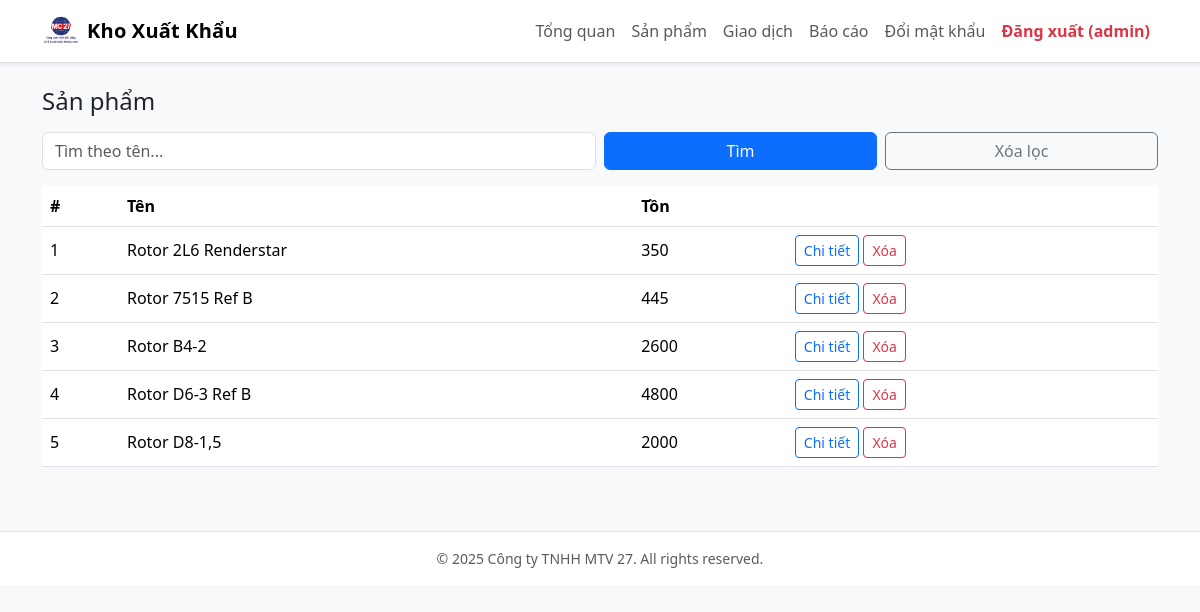
The page /products (signed in) on the database its author committed.
### app.py (models this page shows)
class Product(db.Model):
    id = db.Column(db.Integer, primary_key=True)
    name = db.Column(db.String(255), unique=True, nullable=False, index=True)
    quantity = db.Column(db.Integer, nullable=False, default=0) #So luong ton hien tai
    created_at = db.Column(db.DateTime, default=datetime.now)
    material = db.Column(db.String(100))
    weight = db.Column(db.Float)
    draw_no = db.Column(db.String(50))

### app.py (the view)
@app.route('/products')
@login_required
def products():
    q = request.args.get('q', '').strip()
    query = Product.query
    if q:
        query = query.filter(Product.name.ilike(f'%{q}%'))
    items = query.order_by(Product.name.asc()).all()
    return render_template('products.html', items=items, q=q)

### app.py (called while the page is built)
def login_required(f):
    @wraps(f)
    def decorated_function(*args, **kwargs):
        if 'user_id' not in session:
            flash("Vui lòng đăng nhập để tiếp tục.", "warning")
            return redirect(url_for('login'))
        return f(*args, **kwargs)
    return decorated_function

### templates/products.html
{% extends "base.html" %}
{% block content %}
<h1 class="h4 mb-3">Sản phẩm</h1>
<form class="row g-2 mb-3">
  <div class="col-md-6">
    <input class="form-control" type="text" name="q" value="{{ q }}" placeholder="Tìm theo tên...">
  </div>
  <div class="col-md-3">
    <button class="btn btn-primary w-100">Tìm</button>
  </div>
  <div class="col-md-3">
    <a class="btn btn-outline-secondary w-100" href="{{ url_for('products') }}">Xóa lọc</a>
  </div>
</form>
<div class="table-responsive">
  <table class="table align-middle">
    <thead>
      <tr><th>#</th><th>Tên</th><th>Tồn</th><th></th></tr>
    </thead>
    <tbody>
      {% for p in items %}
      <tr>
        <td>{{ loop.index }}</td>
        <td>{{ p.name }}</td>
        <td>{{ p.quantity }}</td>
        <td>
          <a class="btn btn-sm btn-outline-primary" href="{{ url_for('product_detail', product_id=p.id) }}">Chi tiết</a>
          <form method="post" action="{{ url_for('delete_product', product_id=p.id) }}"
                style="display:inline-block;"
                onsubmit="return confirm('Bạn có chắc chắn muốn xóa sản phẩm {{ p.name }}?');">
            <button type="submit" class="btn btn-sm btn-outline-danger">Xóa</button>
          </form>
        </td>
      </tr>
      {% else %}
      <tr><td colspan="4" class="text-muted">Không có dữ liệu.</td></tr>
      {% endfor %}
    </tbody>
  </table>
</div>
{% endblock %}

### static/css/style.css (style rules this page uses)
body { background-color: #f7f8fa; }
.table thead th { white-space: nowrap; }
.table tbody tr { transition: background-color 0.2s ease; }

### rows shown on the page
Product: name "Rotor 2L6 Renderstar", quantity "350"
Product: name "Rotor 7515 Ref B", quantity "445"
Product: name "Rotor B4-2", quantity "2600"
Product: name "Rotor D6-3 Ref B", quantity "4800"
Product: name "Rotor D8-1,5", quantity "2000"

### other values the page prints
{{ session['username'] }} "admin"
